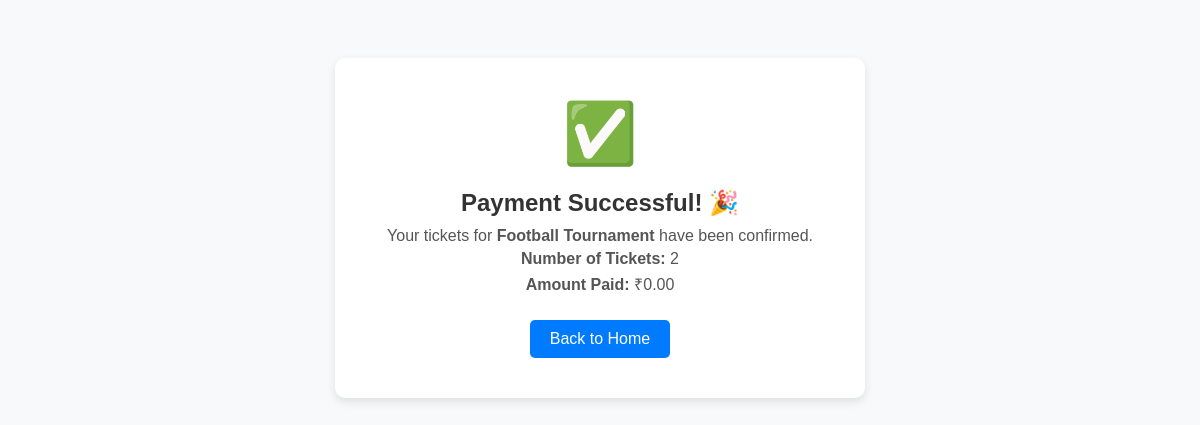
The app's page /payment-success/ with its own data.
### app/models.py (models this page shows, shortened)
class TicketPurchase(models.Model):
    fan = models.ForeignKey(FanRegister, on_delete=models.CASCADE)
    event = models.ForeignKey(EventTickets, on_delete=models.CASCADE)
    purchase_date = models.DateTimeField(auto_now_add=True)
    number_of_tickets = models.PositiveIntegerField()
    amount = models.DecimalField(max_digits=10, decimal_places=2, default=0.00)
    razorpay_order_id = models.CharField(max_length=255, blank=True, null=True)
    payment_status = models.CharField(max_length=20, choices=[("Pending", "Pending"), ("Paid", "Paid")], default="Pending")

class EventTickets(models.Model):
    publisher = models.ForeignKey(PublisherRegister, on_delete=models.CASCADE, related_name='events')  # Linking event to a publisher
    title = models.CharField(max_length=255)
    description = models.TextField()
    date = models.DateField()
    location = models.CharField(max_length=255)
    price = models.DecimalField(max_digits=10, decimal_places=2)

### app/views.py (the view)
# urls.py: path("payment-success/", views.payment_success, name="payment_success"),
@csrf_exempt
def payment_success(request):
    order_id = request.GET.get("order_id")
    ticket_purchase = TicketPurchase.objects.filter(razorpay_order_id=order_id).first()
    if ticket_purchase:
        ticket_purchase.payment_status = "Paid"
        ticket_purchase.save()
    return render(request, "bookers/success.html", {"ticket": ticket_purchase})

### templates/bookers/success.html (shortened to what this page needs)
<!DOCTYPE html>
<html lang="en">
<head>
</head>
<body>
    <div class="container">
        <div class="success-icon">✅</div>
        <h2>Payment Successful! 🎉</h2>
        <p>Your tickets for <strong>{{ ticket.event.title }}</strong> have been confirmed.</p>
        <p><strong>Number of Tickets:</strong> {{ ticket.number_of_tickets }}</p>
        <p><strong>Amount Paid:</strong> ₹{{ ticket.amount }}</p>
        <a href="/fanshome" class="btn">Back to Home</a>
    </div>
</body>
</html>

### templates/bookers/success.html (style rules this page uses)
body { font-family: Arial, sans-serif; background-color: #f8f9fa; text-align: center; padding: 50px; }
.container { background: #ffffff; padding: 40px; max-width: 450px; margin: auto; box-shadow: 0px 4px 10px rgba(0, 0, 0, 0.1); border-radius: 10px; }
.success-icon { font-size: 60px; color: #28a745; margin-bottom: 10px; }
h2 { color: #333; margin-bottom: 10px; }
p { font-size: 16px; color: #555; margin: 5px 0; }
.btn { display: inline-block; margin-top: 20px; text-decoration: none; background-color: #007bff; color: white; padding: 10px 20px; border-radius: 5px; transition: background 0.3s ease-in-out; }

### records on screen
TicketPurchase: event "Football Tournament", number_of_tickets "2", amount "0.00"
